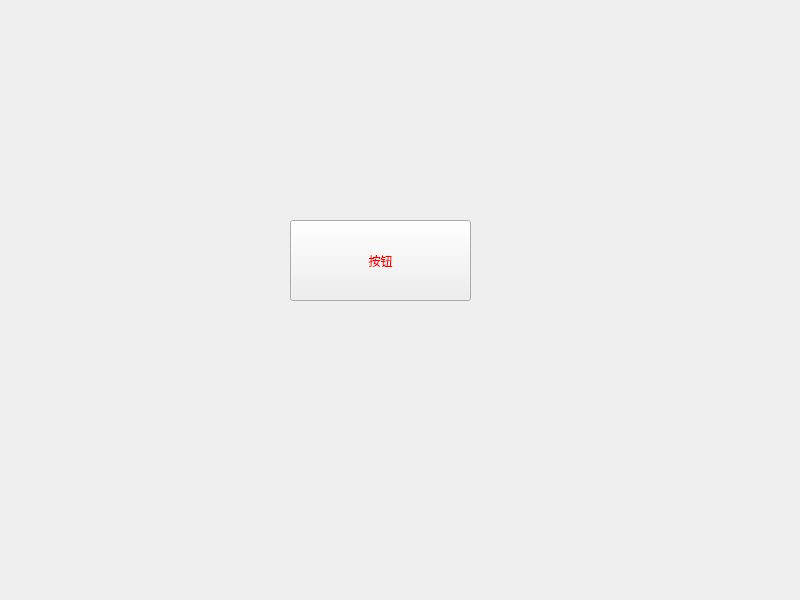
<?xml version="1.0" encoding="UTF-8"?>
<ui version="4.0">
 <class>Widget</class>
 <widget class="QWidget" name="Widget">
  <property name="geometry">
   <rect>
    <x>0</x>
    <y>0</y>
    <width>800</width>
    <height>600</height>
   </rect>
  </property>
  <property name="windowTitle">
   <string>Widget</string>
  </property>
  <property name="styleSheet">
   <string notr="true">QPushButton { color: red; }</string>
  </property>
  <widget class="QPushButton" name="pushButton">
   <property name="geometry">
    <rect>
     <x>290</x>
     <y>220</y>
     <width>181</width>
     <height>81</height>
    </rect>
   </property>
   <property name="text">
    <string>按钮</string>
   </property>
  </widget>
 </widget>
 <resources/>
 <connections/>
</ui>
